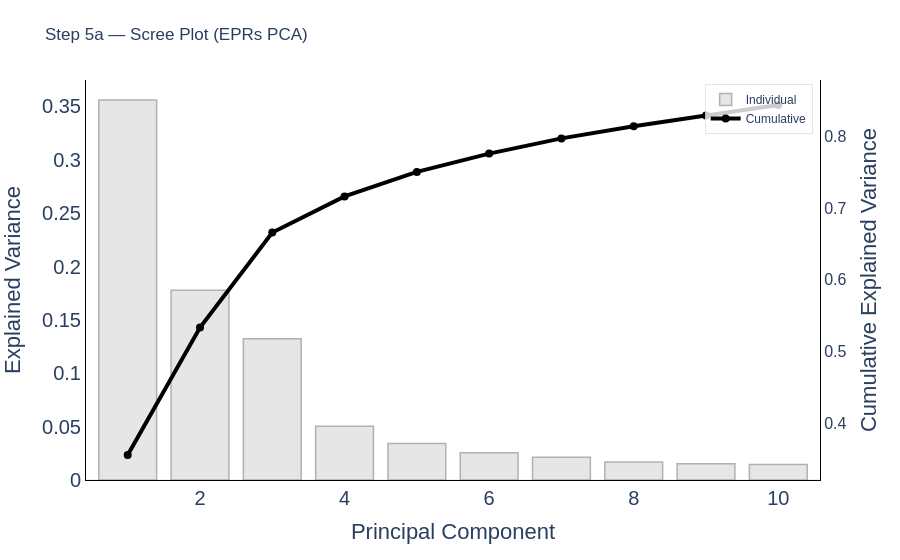

The notebook cell saved with this chart:
### Code cell
# ==============================================================================
# 2. Scree Plot (Single-Trial PCA)
# ==============================================================================
fig_scree_trials = plot_scree(evr_erp_array)
fig_scree_trials.update_layout(
    title='Step 5a — Scree Plot (EPRs PCA)',
    yaxis=dict(showgrid=False),   # Turns off left axis grid lines
    yaxis2=dict(showgrid=False)   # Turns off right axis grid lines
)
fig_scree_trials.show()

### Figure 1 — Plotly figure (JSON) as saved in the notebook; plotly's stock layout.template omitted (floating-point values rounded to 4 significant figures)
{"data": [{"marker": {"color": "#e0e0e0", "line": {"color": "#9e9e9e", "width": 1.5}}, "name": "Individual", "opacity": 0.8, "type": "bar", "x": [1, 2, 3, 4, 5, 6, 7, 8, 9, 10], "y": [0.356, 0.1776, 0.1324, 0.05026, 0.03423, 0.0255, 0.02121, 0.01681, 0.0152, 0.01451]}, {"line": {"color": "#000000", "width": 4}, "marker": {"color": "#000000", "size": 8}, "mode": "lines+markers", "name": "Cumulative", "type": "scatter", "x": [1, 2, 3, 4, 5, 6, 7, 8, 9, 10], "y": [0.356, 0.5336, 0.666, 0.7163, 0.7505, 0.776, 0.7972, 0.814, 0.8292, 0.8437], "yaxis": "y2"}], "layout": {"legend": {"bgcolor": "rgba(255,255,255,0.8)", "bordercolor": "rgba(0,0,0,0.1)", "borderwidth": 1, "x": 0.99, "xanchor": "right", "y": 0.99, "yanchor": "top"}, "margin": {"b": 80, "l": 80, "r": 80, "t": 80}, "paper_bgcolor": "white", "plot_bgcolor": "white", "title": {"text": "Step 5a — Scree Plot (EPRs PCA)"}, "xaxis": {"linecolor": "black", "linewidth": 1, "showline": true, "tickfont": {"size": 20}, "title": {"font": {"size": 22}, "text": "Principal Component"}}, "yaxis": {"linecolor": "black", "linewidth": 1, "showgrid": false, "showline": true, "tickfont": {"size": 20}, "title": {"font": {"size": 22}, "text": "Explained Variance"}}, "yaxis2": {"linecolor": "black", "linewidth": 1, "overlaying": "y", "showgrid": false, "showline": true, "side": "right", "tickfont": {"size": 16}, "title": {"font": {"size": 22}, "text": "Cumulative Explained Variance"}}}}
